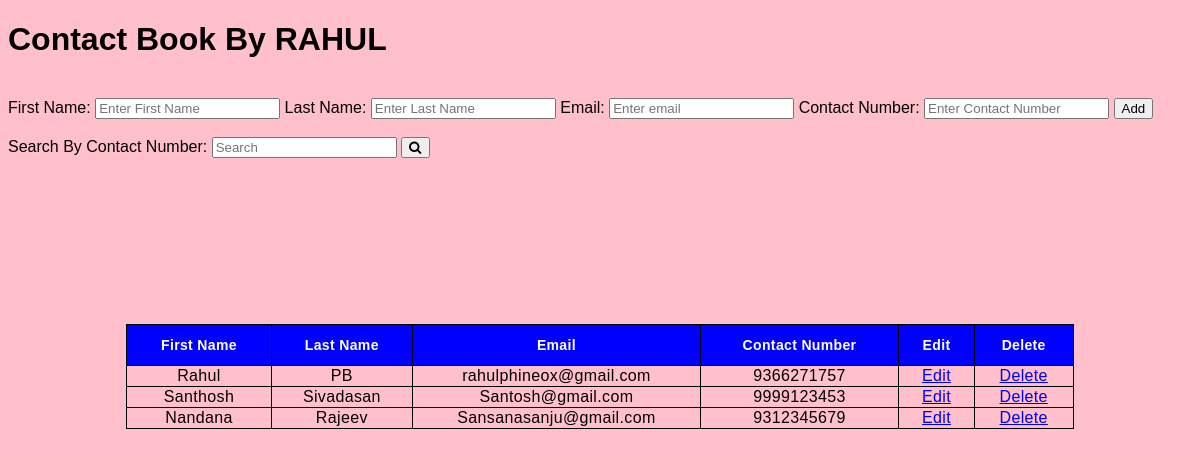
The page / on the database its author committed.
### testapp/models.py (models this page shows)
class Contact(models.Model):
    FirstName = models.CharField(max_length=30)
    LastName = models.CharField(max_length=30)
    Email = models.EmailField()
    ContactNumber = models.CharField(max_length=10)

### testapp/views.py (the view, shortened to what this page needs)
def saveinfo(request):
    Data = Contact.objects.all()
    return render(request,"index.html",{'Data':Data})

### templates/index.html (shortened to what this page needs)
{% load static %}
<!DOCTYPE html>
<html lang="en">
    <head>
        <link rel="stylesheet" href="https://cdnjs.cloudflare.com/ajax/libs/font-awesome/4.7.0/css/font-awesome.min.css">
<h1>Contact Book By RAHUL</h1>
    </head>
    <body >
        <br>
        <form acton="/saveinfo" class="form-inline" method="post">
        <label for = "firstname">First Name:</label>
        <input type="text" id="firstname" placeholder="Enter First Name" name="firstname" required>
        <label for = "lastname">Last Name:</label>
        <input type="text" id="lastname" placeholder="Enter Last Name" name="lastname" required>
        <label for="email">Email:</label>
        <input type="email" id="email" placeholder="Enter email" name="email" required>
        <label for="phone">Contact Number:</label>
        <input type="phone" id="phone" name="phone" placeholder="Enter Contact Number" name="ContactNumber" required>
        <button type="submit" >Add</button>
</form>
<br>
<form method="get" action="/search">
        <label for="search">Search By Contact Number:</label>
        <input type="phone" id="query1" placeholder="Search " name="query1">
        <button type="submit"><i class="fa fa-search"></i></button>
</form>
<br>
<br>
<br>
    <br>
    <br>
    <br>
                                <div class="table-container">
                                <br>
                                    <table class="table" id="dataTable" width="100%" cellspacing="0">
                                       <thead>
                                            <tr>
                                                <th>First Name</th>
                                                <th>Last Name</th>
                                                <th>Email</th>
                                                <th>Contact Number</th>
                                                <th>Edit</th>
                                                <th>Delete</th>
                                            </tr>
                                        </thead>
                                    {% for info in Data %}
                                            <tr>
                                                <td data-label="Name">{{info.FirstName}}</td>
                                                <td data-label="Name">{{info.LastName}}</td>
                                                <td data-label="Email">{{info.Email}}</td>
                                                <td data-label="ContactNumber">{{info.ContactNumber}}</td>
                                                <td><a href="{% url 'edit' info.id %}" class = " btn btn-success ">Edit</a></td>
                                                <td><a href="{% url 'delete' info.id %}" class = " btn btn-danger ">Delete</a></td>
                                            </tr>
                                    {% endfor %}
                                    </table>
    </div>
</body>
</html>

### templates/index.html (style rules this page uses)
body { background-color:#FFC0CB; font-family:sans-serif; }
.table-container { padding:0 10%; margin:40px auto 0; }
.table { width:100%; border-collapse:collapse; }
.table thead { background-color:#0000FF; }
.table thead tr th { font-size:14px; font-weight600; letter-spacing:0.35px; color: #FFFFFF; opacity:1; padding:12px; vertical-align:top; border:1px solid #000000; }
.table tbody tr td { font-size:14 px; Letter-spacing:0.35px; font-weight:normal; background-color:#3cf44; padding:8 px; text-align:center; border:1px solid #000000; }

### rows shown on the page
Contact: FirstName "Rahul", LastName "PB", Email "rahulphineox@gmail.com", ContactNumber "9366271757"
Contact: FirstName "Santhosh", LastName "Sivadasan", Email "Santosh@gmail.com", ContactNumber "9999123453"
Contact: FirstName "Nandana", LastName "Rajeev", Email "Sansanasanju@gmail.com", ContactNumber "9312345679"
